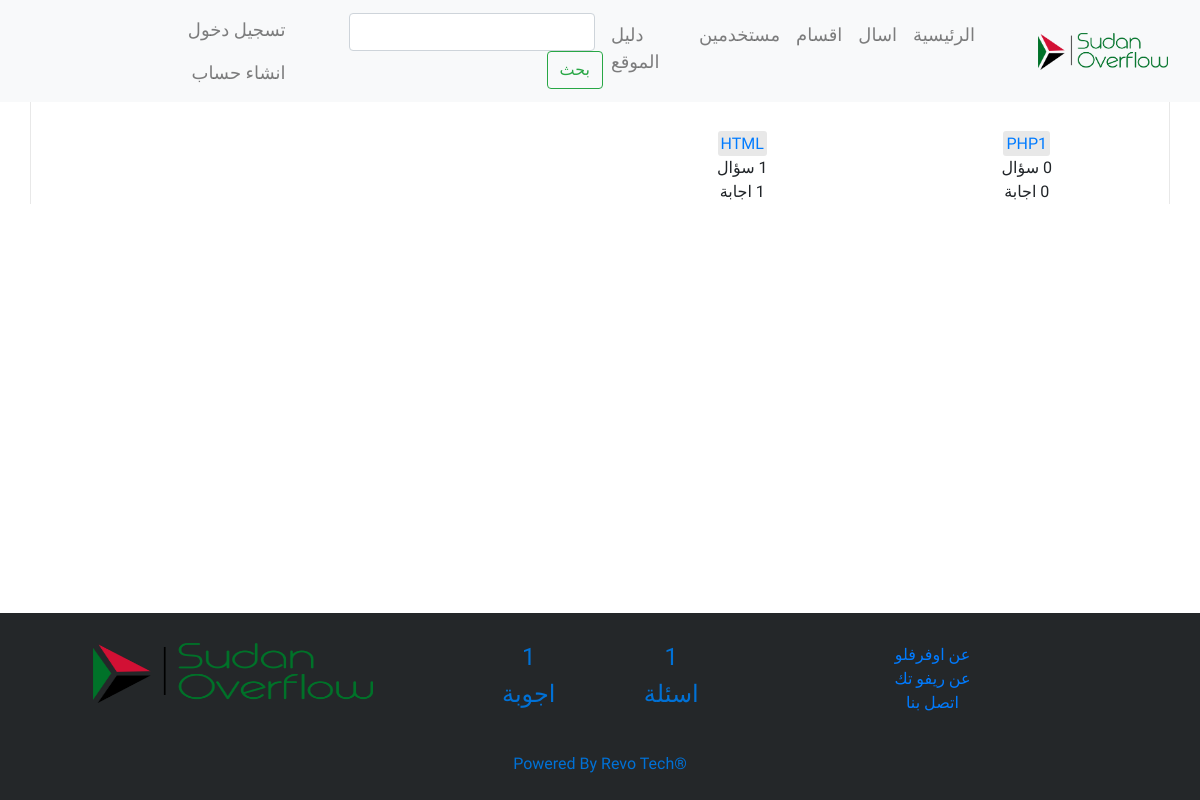
Screenshot of /main/tags with the database file from the repository.
### tables this page shows
CREATE TABLE `tags` (
  `id` int(11) NOT NULL,
  `name` varchar(100) NOT NULL
);

### application/controllers/Main.php (called while the page is built, shortened)
<?php
class Main extends CI_Controller {
    public function tags(){
        $this->load->model('question_model');
        $all_stats = $this->question_model->all_stats();
        $nots = $this->question_model->get_notifications();
        $tags = $this->question_model->all_tags();
        $tag_questions = $this->question_model->tag_questions();
        $tag_answers = $this->question_model->tag_answers();
        $this->load->view('header',array('nots'=>$nots,'tags'=>$tags,'tag_questions'=>$tag_questions,'tag_answers'=>$tag_answers));
        $this->load->view('tags');
        $this->load->view('footer',array('all_stats'=>$all_stats));
    }
}

### index.php (called while the page is built, shortened)
<?php
require_once BASEPATH.'core/CodeIgniter.php';

### application/models/Question_model.php (called while the page is built, shortened)
<?php
class Question_model extends CI_Model{
    public function all_tags(){
        $sql=("SELECT * FROM tags");
        return $this->db->query($sql)->result();
    }
}
?>

### application/views/tags.php (the view)
<div class="container">
    <?php
    $questions_count=array();
    $answers_count=array();
    foreach($tag_questions as $tag){
        array_push($questions_count,explode(",",$tag->tags));
    }
    foreach($tag_answers as $tag){
        array_push($answers_count,explode(",",$tag->tags));
    }
    $questions_count = array_count_values(array_merge(...$questions_count));
    $answers_count = array_count_values(array_merge(...$answers_count));
    ?>
     <div class="row">
        <?php foreach($tags as $tag):?>
        <div class="col-md-3 text-center">
            <a href="<?php echo base_url('main/tag/');echo $tag->name;?>" class="tag"><?php echo $tag->name;?></a>
            <span class="d-block">
                <span><?php if(isset($questions_count[$tag->name])){echo $questions_count[$tag->name];}else{echo '0 ';}?></span><span> سؤال </span>
            </span>
            <span class="d-block">
                <span><?php if(isset($answers_count[$tag->name])){echo $answers_count[$tag->name];}else{echo '0 ';}?></span><span> اجابة </span>
            </span>
        </div>
        <?php endforeach;?>
    </div>
</div>

### style/style.css (style rules this page uses)
.container { border-left: 1px solid #e8e8e8;border-right: 1px solid #e8e8e8;padding-top: 30px; }
.tag { background-color: #e8e8e8;padding: 3px;border-radius: 3px; }

### rows the page displays
tags: name "PHP1", shows "0"
tags: name "HTML", name "1"

### other values shown
$all_stats[0][0]->questions "1"
$all_stats[1][0]->answers "1"
